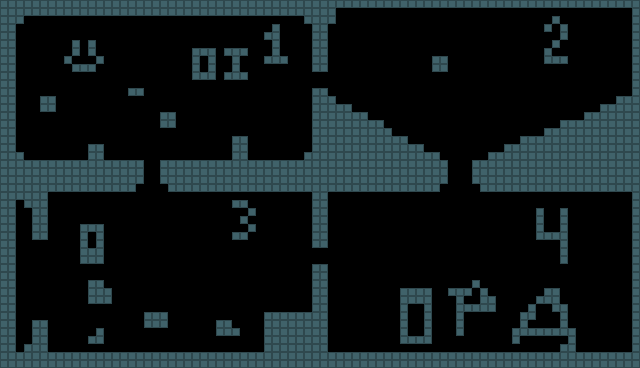

The image is a tile-based game level rendered from a .tmx file. Its description and complete source (layers, tilesets, objects, tile grids) follow:
An orthogonal 80x46 tile map with 8x8 px tiles, 1 tile layer (Camada de Tiles 1), 2 tilesets.

<map version="1.0" tiledversion="1.1.4" orientation="orthogonal" renderorder="right-down" width="80" height="46" tilewidth="8" tileheight="8" infinite="0" nextobjectid="1">
 <tileset firstgid="1" source="tiles8.tsx" />
 <tileset firstgid="9" source="tiles.tsx" />
 <layer name="Camada de Tiles 1" width="80" height="46">
  <data encoding="csv">
2,2,2,2,2,2,2,2,2,2,2,2,2,2,2,2,2,2,2,2,2,2,2,2,2,2,2,2,2,2,2,2,2,2,2,2,2,2,2,2,2,2,2,2,2,2,2,2,2,2,2,2,2,2,2,2,2,2,2,2,2,2,2,2,2,2,2,2,2,2,2,2,2,2,2,2,2,2,2,2,
2,2,2,2,2,2,2,2,2,2,2,2,2,2,2,2,2,2,2,2,2,2,2,2,2,2,2,2,2,2,2,2,2,2,2,2,2,2,2,2,2,2,1,1,1,1,1,1,1,1,1,1,1,1,1,1,1,1,1,1,1,1,1,1,1,1,1,1,1,1,1,1,1,1,1,1,1,1,1,2,
2,2,2,1,1,1,1,1,1,1,1,1,1,1,1,1,1,1,1,1,1,1,1,1,1,1,1,1,1,1,1,1,1,1,1,1,1,1,2,2,2,2,1,1,1,1,1,1,1,1,1,1,1,1,1,1,1,1,1,1,1,1,1,1,1,1,1,1,1,2,1,1,1,1,1,1,1,1,1,2,
2,2,1,1,1,1,1,1,1,1,1,1,1,1,1,1,1,1,1,1,1,1,1,1,1,1,1,1,1,1,1,1,1,1,2,1,1,1,1,2,2,1,1,1,1,1,1,1,1,1,1,1,1,1,1,1,1,1,1,1,1,1,1,1,1,1,1,1,2,1,2,1,1,1,1,1,1,1,1,2,
2,2,1,1,1,1,1,1,1,1,1,1,1,1,1,1,1,1,1,1,1,1,1,1,1,1,1,1,1,1,1,1,1,2,2,1,1,1,1,2,2,1,1,1,1,1,1,1,1,1,1,1,1,1,1,1,1,1,1,1,1,1,1,1,1,1,1,1,1,1,2,1,1,1,1,1,1,1,1,2,
2,2,1,1,1,1,1,1,1,2,1,2,1,1,1,1,1,1,1,1,1,1,1,1,1,1,1,1,1,1,1,1,1,1,2,1,1,1,1,2,2,1,1,1,1,1,1,1,1,1,1,1,1,1,1,1,1,1,1,1,1,1,1,1,1,1,1,1,1,2,1,1,1,1,1,1,1,1,1,2,
2,2,1,1,1,1,1,1,1,2,1,2,1,1,1,1,1,1,1,1,1,1,1,1,2,2,2,1,2,2,2,1,1,1,2,1,1,1,1,2,2,1,1,1,1,1,1,1,1,1,1,1,1,1,1,1,1,1,1,1,1,1,1,1,1,1,1,1,2,1,1,1,1,1,1,1,1,1,1,2,
2,2,1,1,1,1,1,1,2,1,1,1,2,1,1,1,1,1,1,1,1,1,1,1,2,1,2,1,1,2,1,1,1,2,2,2,1,1,1,2,2,1,1,1,1,1,1,1,1,1,1,1,1,1,2,2,1,1,1,1,1,1,1,1,1,1,1,1,2,2,2,1,1,1,1,1,1,1,1,2,
2,2,1,1,1,1,1,1,1,2,2,2,1,1,1,1,1,1,1,1,1,1,1,1,2,1,2,1,1,2,1,1,1,1,1,1,1,1,1,2,2,1,1,1,1,1,1,1,1,1,1,1,1,1,2,2,1,1,1,1,1,1,1,1,1,1,1,1,1,1,1,1,1,1,1,1,1,1,1,2,
2,2,1,1,1,1,1,1,1,1,1,1,1,1,1,1,1,1,1,1,1,1,1,1,2,2,2,1,2,2,2,1,1,1,1,1,1,1,1,1,1,1,1,1,1,1,1,1,1,1,1,1,1,1,1,1,1,1,1,1,1,1,1,1,1,1,1,1,1,1,1,1,1,1,1,1,1,1,1,2,
2,2,1,1,1,1,1,1,1,1,1,1,1,1,1,1,1,1,1,1,1,1,1,1,1,1,1,1,1,1,1,1,1,1,1,1,1,1,1,1,1,1,1,1,1,1,1,1,1,1,1,1,1,1,1,1,1,1,1,1,1,1,1,1,1,1,1,1,1,1,1,1,1,1,1,1,1,1,1,2,
2,2,1,1,1,1,1,1,1,1,1,1,1,1,1,1,2,2,1,1,1,1,1,1,1,1,1,1,1,1,1,1,1,1,1,1,1,1,1,2,2,1,1,1,1,1,1,1,1,1,1,1,1,1,1,1,1,1,1,1,1,1,1,1,1,1,1,1,1,1,1,1,1,1,1,1,1,1,1,2,
2,2,1,1,1,2,2,1,1,1,1,1,1,1,1,1,1,1,1,1,1,1,1,1,1,1,1,1,1,1,1,1,1,1,1,1,1,1,1,2,2,2,1,1,1,1,1,1,1,1,1,1,1,1,1,1,1,1,1,1,1,1,1,1,1,1,1,1,1,1,1,1,1,1,1,1,1,2,2,2,
2,2,1,1,1,2,2,1,1,1,1,1,1,1,1,1,1,1,1,1,1,1,1,1,1,1,1,1,1,1,1,1,1,1,1,1,1,1,1,2,2,2,2,2,1,1,1,1,1,1,1,1,1,1,1,1,1,1,1,1,1,1,1,1,1,1,1,1,1,1,1,1,1,1,1,2,2,2,2,2,
2,2,1,1,1,1,1,1,1,1,1,1,1,1,1,1,1,1,1,1,2,2,1,1,1,1,1,1,1,1,1,1,1,1,1,1,1,1,1,2,2,2,2,2,2,2,1,1,1,1,1,1,1,1,1,1,1,1,1,1,1,1,1,1,1,1,1,1,1,1,1,1,1,2,2,2,2,2,2,2,
2,2,1,1,1,1,1,1,1,1,1,1,1,1,1,1,1,1,1,1,2,2,1,1,1,1,1,1,1,1,1,1,1,1,1,1,1,1,1,2,2,2,2,2,2,2,2,2,1,1,1,1,1,1,1,1,1,1,1,1,1,1,1,1,1,1,1,1,1,1,2,2,2,2,2,2,2,2,2,2,
2,2,1,1,1,1,1,1,1,1,1,1,1,1,1,1,1,1,1,1,1,1,1,1,1,1,1,1,1,1,1,1,1,1,1,1,1,1,1,2,2,2,2,2,2,2,2,2,2,1,1,1,1,1,1,1,1,1,1,1,1,1,1,1,1,1,1,1,2,2,2,2,2,2,2,2,2,2,2,2,
2,2,1,1,1,1,1,1,1,1,1,1,1,1,1,1,1,1,1,1,1,1,1,1,1,1,1,1,1,2,2,1,1,1,1,1,1,1,1,2,2,2,2,2,2,2,2,2,2,2,2,1,1,1,1,1,1,1,1,1,1,1,1,1,1,2,2,2,2,2,2,2,2,2,2,2,2,2,2,2,
2,2,1,1,1,1,1,1,1,1,1,2,2,1,1,1,1,1,1,1,1,1,1,1,1,1,1,1,1,2,2,1,1,1,1,1,1,1,1,2,2,2,2,2,2,2,2,2,2,2,2,2,2,1,1,1,1,1,1,1,1,1,1,2,2,2,2,2,2,2,2,2,2,2,2,2,2,2,2,2,
2,2,2,1,1,1,1,1,1,1,1,2,2,1,1,1,1,1,1,1,1,1,1,1,1,1,1,1,1,2,2,1,1,1,1,1,1,1,2,2,2,2,2,2,2,2,2,2,2,2,2,2,2,2,2,1,1,1,1,1,1,2,2,2,2,2,2,2,2,2,2,2,2,2,2,2,2,2,2,2,
2,2,2,2,2,2,2,2,2,2,2,2,2,2,2,2,2,2,1,1,2,2,2,2,2,2,2,2,2,2,2,2,2,2,2,2,2,2,2,2,2,2,2,2,2,2,2,2,2,2,2,2,2,2,2,2,1,1,1,2,2,2,2,2,2,2,2,2,2,2,2,2,2,2,2,2,2,2,2,2,
2,2,2,2,2,2,2,2,2,2,2,2,2,2,2,2,2,2,1,1,2,2,2,2,2,2,2,2,2,2,2,2,2,2,2,2,2,2,2,2,2,2,2,2,2,2,2,2,2,2,2,2,2,2,2,2,1,1,1,2,2,2,2,2,2,2,2,2,2,2,2,2,2,2,2,2,2,2,2,2,
2,2,2,2,2,2,2,2,2,2,2,2,2,2,2,2,2,2,1,1,2,2,2,2,2,2,2,2,2,2,2,2,2,2,2,2,2,2,2,2,2,2,2,2,2,2,2,2,2,2,2,2,2,2,2,2,1,1,1,2,2,2,2,2,2,2,2,2,2,2,2,2,2,2,2,2,2,2,2,2,
2,2,2,2,2,2,2,2,2,2,2,2,2,2,2,2,2,1,1,1,1,2,2,2,2,2,2,2,2,2,2,2,2,2,2,2,2,2,2,2,2,2,2,2,2,2,2,2,2,2,2,2,2,2,2,1,1,1,1,1,2,2,2,2,2,2,2,2,2,2,2,2,2,2,2,2,2,2,2,2,
2,2,2,2,2,2,1,1,1,1,1,1,1,1,1,1,1,1,1,1,1,1,1,1,1,1,1,1,1,1,1,1,1,1,1,1,1,1,1,2,2,1,1,1,1,1,1,1,1,1,1,1,1,1,1,1,1,1,1,1,1,1,1,1,1,1,1,1,1,1,1,1,1,1,1,1,1,1,1,2,
2,2,1,2,2,2,1,1,1,1,1,1,1,1,1,1,1,1,1,1,1,1,1,1,1,1,1,1,1,2,2,1,1,1,1,1,1,1,1,2,2,1,1,1,1,1,1,1,1,1,1,1,1,1,1,1,1,1,1,1,1,1,1,1,1,1,1,1,1,1,1,1,1,1,1,1,1,1,1,2,
2,2,1,1,2,2,1,1,1,1,1,1,1,1,1,1,1,1,1,1,1,1,1,1,1,1,1,1,1,1,1,2,1,1,1,1,1,1,1,2,2,1,1,1,1,1,1,1,1,1,1,1,1,1,1,1,1,1,1,1,1,1,1,1,1,1,1,2,1,1,2,1,1,1,1,1,1,1,1,2,
2,2,1,1,2,2,1,1,1,1,1,1,1,1,1,1,1,1,1,1,1,1,1,1,1,1,1,1,1,1,2,1,1,1,1,1,1,1,1,2,2,1,1,1,1,1,1,1,1,1,1,1,1,1,1,1,1,1,1,1,1,1,1,1,1,1,1,2,1,1,2,1,1,1,1,1,1,1,1,2,
2,2,1,1,2,2,1,1,1,1,2,2,2,1,1,1,1,1,1,1,1,1,1,1,1,1,1,1,1,1,1,2,1,1,1,1,1,1,1,2,2,1,1,1,1,1,1,1,1,1,1,1,1,1,1,1,1,1,1,1,1,1,1,1,1,1,1,2,1,1,2,1,1,1,1,1,1,1,1,2,
2,2,1,1,2,2,1,1,1,1,2,1,2,1,1,1,1,1,1,1,1,1,1,1,1,1,1,1,1,2,2,1,1,1,1,1,1,1,1,2,2,1,1,1,1,1,1,1,1,1,1,1,1,1,1,1,1,1,1,1,1,1,1,1,1,1,1,2,2,2,2,1,1,1,1,1,1,1,1,2,
2,2,1,1,1,1,1,1,1,1,2,1,2,1,1,1,1,1,1,1,1,1,1,1,1,1,1,1,1,1,1,1,1,1,1,1,1,1,1,2,2,1,1,1,1,1,1,1,1,1,1,1,1,1,1,1,1,1,1,1,1,1,1,1,1,1,1,1,1,1,2,1,1,1,1,1,1,1,1,2,
2,2,1,1,1,1,1,1,1,1,2,2,2,1,1,1,1,1,1,1,1,1,1,1,1,1,1,1,1,1,1,1,1,1,1,1,1,1,1,1,1,1,1,1,1,1,1,1,1,1,1,1,1,1,1,1,1,1,1,1,1,1,1,1,1,1,1,1,1,1,2,1,1,1,1,1,1,1,1,2,
2,2,1,1,1,1,1,1,1,1,2,2,2,1,1,1,1,1,1,1,1,1,1,1,1,1,1,1,1,1,1,1,1,1,1,1,1,1,1,1,1,1,1,1,1,1,1,1,1,1,1,1,1,1,1,1,1,1,1,1,1,1,1,1,1,1,1,1,1,1,2,1,1,1,1,1,1,1,1,2,
2,2,1,1,1,1,1,1,1,1,1,1,1,1,1,1,1,1,1,1,1,1,1,1,1,1,1,1,1,1,1,1,1,1,1,1,1,1,1,2,2,1,1,1,1,1,1,1,1,1,1,1,1,1,1,1,1,1,1,1,1,1,1,1,1,1,1,1,1,1,1,1,1,1,1,1,1,1,1,2,
2,2,1,1,1,1,1,1,1,1,1,1,1,1,1,1,1,1,1,1,1,1,1,1,1,1,1,1,1,1,1,1,1,1,1,1,1,1,1,2,2,1,1,1,1,1,1,1,1,1,1,1,1,1,1,1,1,1,1,1,1,1,1,1,1,1,1,1,1,1,1,1,1,1,1,1,1,1,1,2,
2,2,1,1,1,1,1,1,1,1,1,2,2,1,1,1,1,1,1,1,1,1,1,1,1,1,1,1,1,1,1,1,1,1,1,1,1,1,1,2,2,1,1,1,1,1,1,1,1,1,1,1,1,1,1,1,1,1,1,2,1,1,1,1,1,1,1,1,1,1,1,1,1,1,1,1,1,1,1,2,
2,2,1,1,1,1,1,1,1,1,1,2,2,2,1,1,1,1,1,1,1,1,1,1,1,1,1,1,1,1,1,1,1,1,1,1,1,1,1,2,2,1,1,1,1,1,1,1,1,1,2,2,2,2,1,1,2,2,2,1,2,1,1,1,1,1,1,1,2,2,1,1,1,1,1,1,1,1,1,2,
2,2,1,1,1,1,1,1,1,1,1,2,2,2,1,1,1,1,1,1,1,1,1,1,1,1,1,1,1,1,1,1,1,1,1,1,1,1,1,2,2,1,1,1,1,1,1,1,1,1,2,2,2,2,1,1,1,2,1,1,2,2,1,1,1,1,1,2,2,2,1,1,1,1,1,1,1,1,1,2,
2,2,1,1,1,1,1,1,1,1,1,1,1,1,1,1,1,1,1,1,1,1,1,1,1,1,1,1,1,1,1,1,1,1,1,1,1,1,1,2,2,1,1,1,1,1,1,1,1,1,2,1,1,2,1,1,1,2,2,2,2,2,1,1,1,1,2,1,1,2,2,1,1,1,1,1,1,1,1,2,
2,2,1,1,1,1,1,1,1,1,1,1,1,1,1,1,1,1,2,2,2,1,1,1,1,1,1,1,1,1,1,1,1,2,2,2,2,2,2,2,2,1,1,1,1,1,1,1,1,1,2,1,1,2,1,1,1,2,1,1,1,1,1,1,1,2,2,1,1,1,2,1,1,1,1,1,1,1,1,2,
2,2,1,1,2,2,1,1,1,1,1,1,1,1,1,1,1,1,2,2,2,1,1,1,1,1,1,2,2,1,1,1,1,2,2,2,2,2,2,2,2,1,1,1,1,1,1,1,1,1,2,1,1,2,1,1,1,2,1,1,1,1,1,1,1,2,1,1,1,1,2,1,1,1,1,1,1,1,1,2,
2,2,1,1,2,2,1,1,1,1,1,1,2,1,1,1,1,1,1,1,1,1,1,1,1,1,1,2,2,2,1,1,1,2,2,2,2,2,2,2,2,1,1,1,1,1,1,1,1,1,2,1,1,2,1,1,1,2,1,1,1,1,1,1,2,2,2,2,2,2,2,2,1,1,1,1,1,1,1,2,
2,2,1,1,2,2,1,1,1,1,1,2,2,1,1,1,1,1,1,1,1,1,1,1,1,1,1,1,1,1,1,1,1,2,2,2,2,2,2,2,2,1,1,1,1,1,1,1,1,1,2,2,2,2,1,1,1,1,1,1,1,1,1,1,2,1,1,1,1,1,1,2,1,1,1,1,1,1,1,2,
2,2,1,2,2,2,1,1,1,1,1,1,1,1,1,1,1,1,1,1,1,1,1,1,1,1,1,1,1,1,1,1,1,2,2,2,2,2,2,2,2,1,1,1,1,1,1,1,1,1,1,1,1,1,1,1,1,1,1,1,1,1,1,1,1,1,1,1,1,1,2,2,1,1,1,1,1,1,1,2,
2,2,2,2,2,2,2,2,2,2,2,2,2,2,2,2,2,2,2,2,2,2,2,2,2,2,2,2,2,2,2,2,2,2,2,2,2,2,2,2,2,2,2,2,2,2,2,2,2,2,2,2,2,2,2,2,2,2,2,2,2,2,2,2,2,2,2,2,2,2,2,2,2,2,2,2,2,2,2,2,
2,2,2,2,2,2,2,2,2,2,2,2,2,2,2,2,2,2,2,2,2,2,2,2,2,2,2,2,2,2,2,2,2,2,2,2,2,2,2,2,2,2,2,2,2,2,2,2,2,2,2,2,2,2,2,2,2,2,2,2,2,2,2,2,2,2,2,2,2,2,2,2,2,2,2,2,2,2,2,2
</data>
 </layer>
</map>